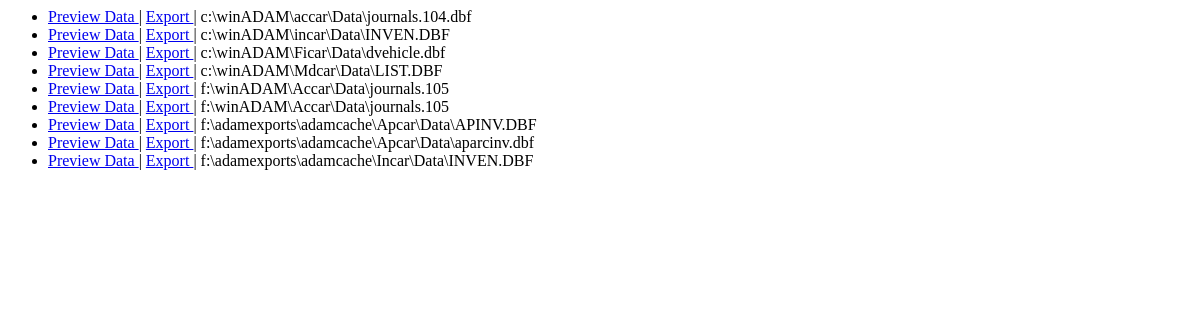
Page /adam/ on the earlier database version.
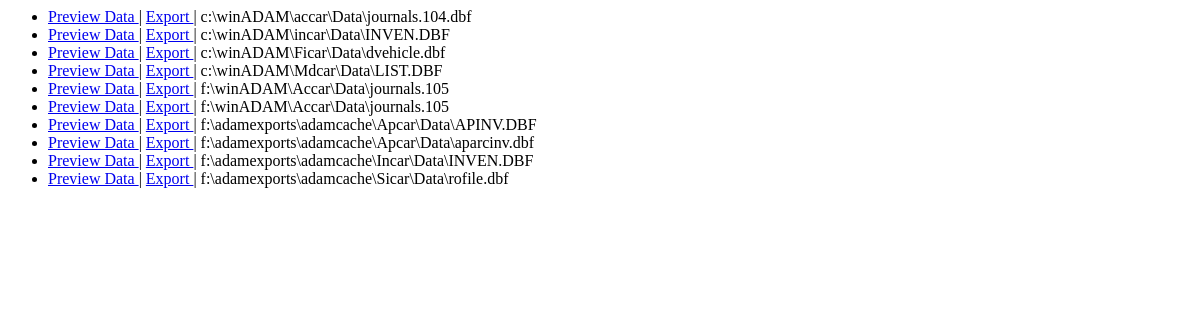
Same page on the later database version.
### adam/models.py (models this page shows, shortened)
class ADAMFiles(models.Model):
    DBFPath = models.FilePathField(
        path=settings.ADAM_PATH,
        recursive=True,
    )

### adam/views.py (the view)
def index(request):
    path_list = ADAMFiles.objects.all()
    context = {'path_list': path_list}
    return render(request, 'adam/index.html', context)

### adam/templates/adam/index.html
{% if path_list %}
    <ul>
        {% for obj in path_list %}
        <li>
            <a href="/adam/{{ obj.id }}/">
                Preview Data
            </a>
             |
            <a href="/adam/export/{{ obj.id }}/">
                Export
            </a>
             | {{ obj.DBFPath }}
        </li>
        {% endfor %}
    </ul>
{% else %}
    <p>No Files Available.</p>
{% endif %}

Differences in the rows shown:
added ADAMFiles: DBFPath "f:\\adamexports\\adamcache\\Sicar\\Data\\rofile.dbf"
